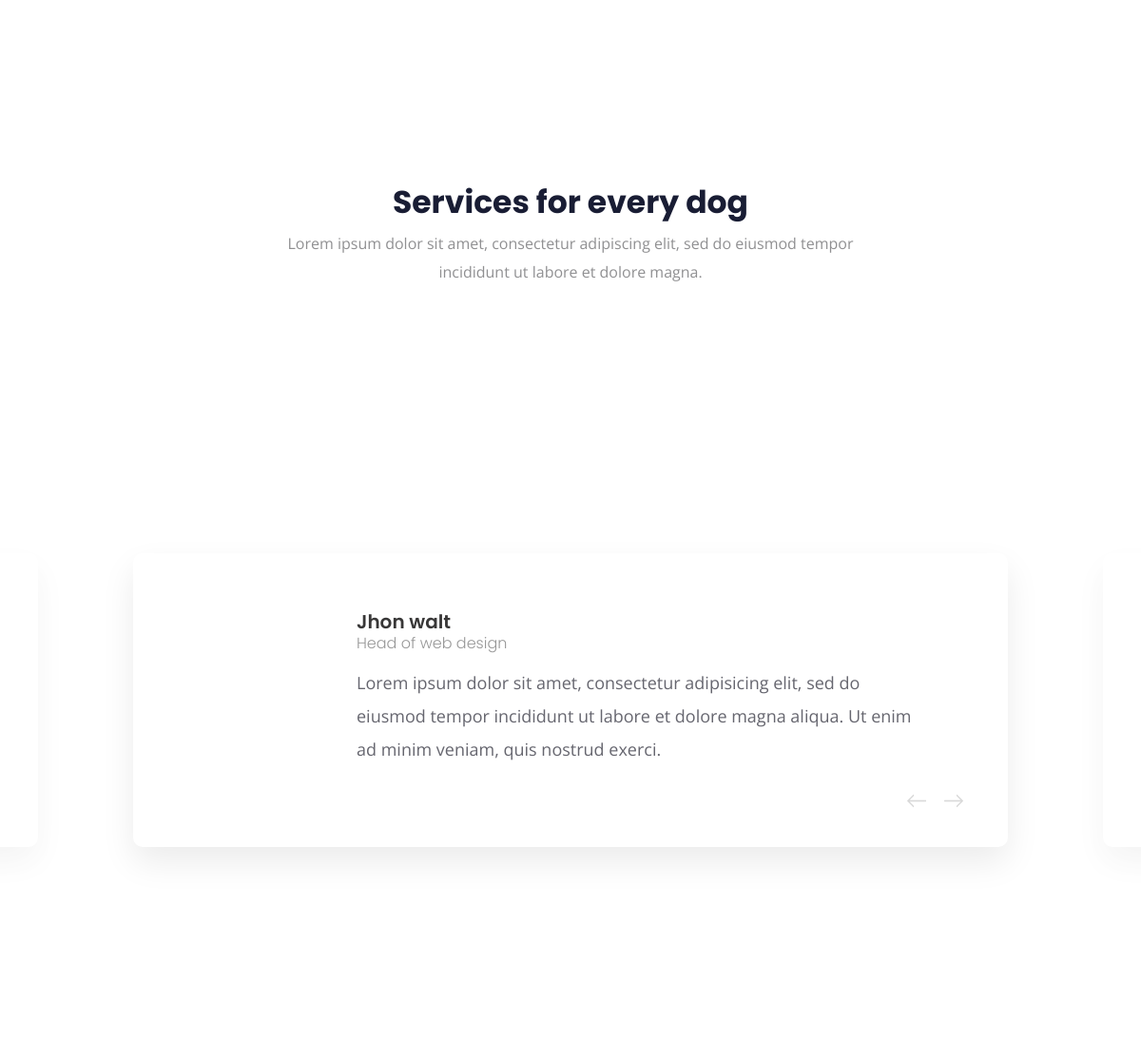
The app's page /service/ (middle part), older data.
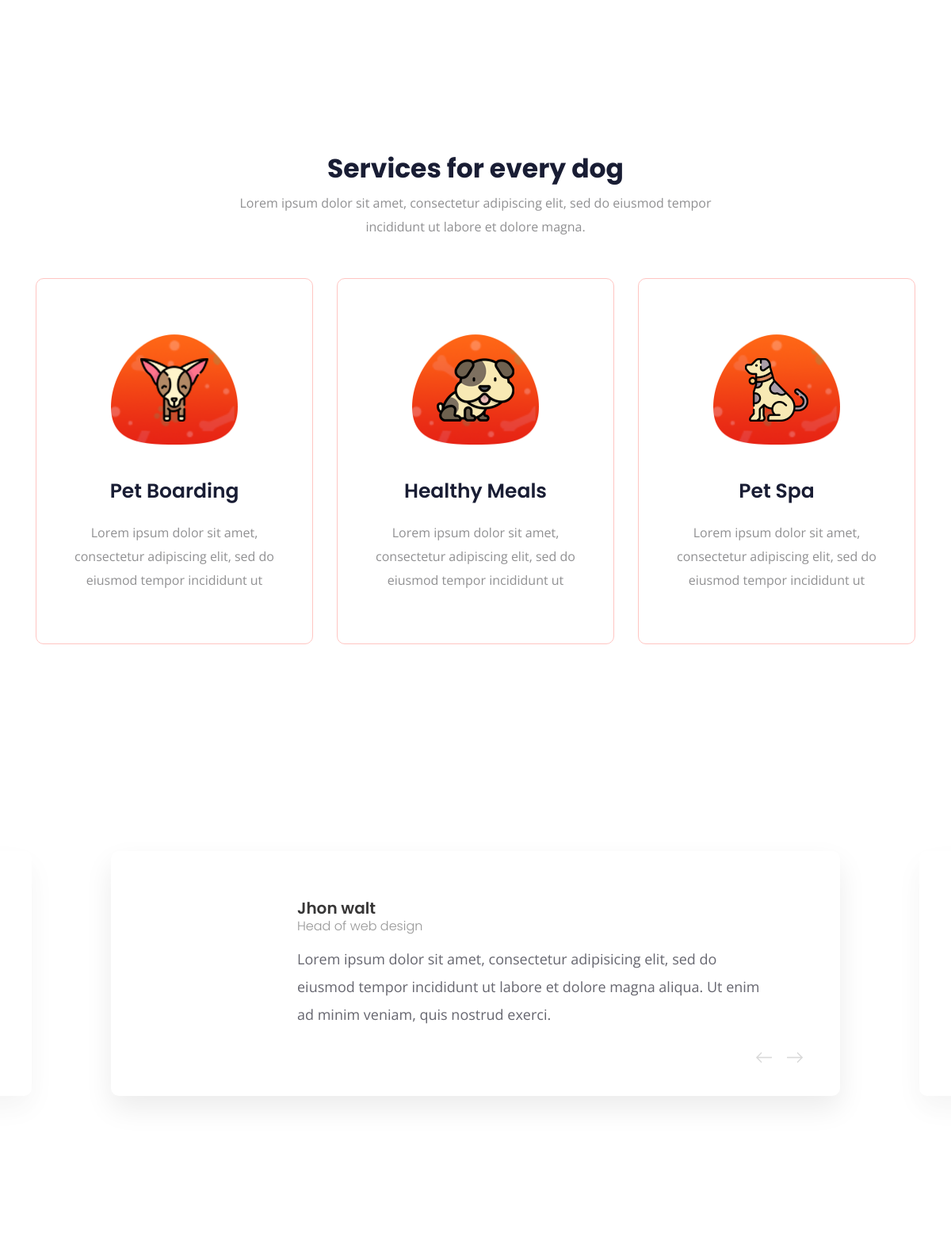
The same page, newer data.
### corm/models.py (models this page shows, shortened)
class Comment(models.Model):
    name = models.CharField(
        max_length=16,
        verbose_name='имя'
    )
    permission = models.CharField(
        max_length=32,
        verbose_name='должность'
    )
    title = models.CharField(
        max_length=256,
        verbose_name='описание'
    )
    image = models.ImageField(
        upload_to='index/',
        verbose_name='картинка'
    )
    category = models.ForeignKey(
        'Category',
        on_delete=models.CASCADE,
        verbose_name='категория'
    )
    is_published = models.BooleanField(
        default=True,
        verbose_name='публикация'
    )

class Product(models.Model):
    name = models.CharField(
        max_length=32,
        verbose_name='услуга',
        null=False
    )
    descr = models.CharField(
        max_length=256,
        verbose_name='описание',
        null=False,
    )
    category = models.ForeignKey(
        'Category',
        on_delete=models.CASCADE,
        verbose_name='категория'
    )
    image = models.ImageField(
        verbose_name='картинка'
    )
    class Meta:
        db_table = 'corm_products'
        verbose_name = 'product'
        verbose_name_plural = 'products'

### corm/views.py (the view, shortened to what this page needs)
# urls.py: path('service/', ServiceTemplateView.as_view(), name='services'),
class ServiceTemplateView(BaseMixin, TemplateView):
    template_name = 'main/service.html'
    def get_context_data(self, **kwargs):
        context = super(ServiceTemplateView, self).get_context_data()
        context['teams'] = Team.objects.all()
        context['com'] = Comment.objects.all()
        context['product'] = Product.objects.all()
        context.update(self.context)
        return context

### templates/main/service.html (shortened to what this page needs)
{% load static %}
<!doctype html>
<html class="no-js" lang="zxx">
<head>
    <link rel="stylesheet" href="{% static 'css/bootstrap.min.css' %}">
    <link rel="stylesheet" href="{% static 'css/owl.carousel.min.css' %}">
    <link rel="stylesheet" href="{% static 'css/magnific-popup.css' %}">
    <link rel="stylesheet" href="{% static 'css/font-awesome.min.css' %}">
    <link rel="stylesheet" href="{% static 'css/themify-icons.css' %}">
    <link rel="stylesheet" href="{% static 'css/nice-select.css' %}">
    <link rel="stylesheet" href="{% static 'css/flaticon.css' %}">
    <link rel="stylesheet" href="{% static 'css/gijgo.css' %}">
    <link rel="stylesheet" href="{% static 'css/animate.css' %}">
    <link rel="stylesheet" href="{% static 'css/slicknav.css' %}">
    <link rel="stylesheet" href="{% static 'css/style.css' %}">
</head>
<body>
    <div class="service_area">
        <div class="container">
            <div class="row justify-content-center ">
                <div class="col-lg-7 col-md-10">
                    <div class="section_title text-center mb-95">
                        <h3>Services for every dog</h3>
                        <p>Lorem ipsum dolor sit amet, consectetur adipiscing elit, sed do eiusmod tempor incididunt ut labore et dolore magna.</p>
                    </div>
                </div>
            </div>
            <div class="row justify-content-center">
                {% for prod in product %}
                <div class="col-lg-4 col-md-6">
                    <div class="single_service">
                         <div class="service_thumb service_icon_bg_1 d-flex align-items-center justify-content-center">
                             <div class="service_icon">
                                 <img src="{{ prod.image.url }}" alt="">
                             </div>
                         </div>
                         <div class="service_content text-center">
                            <h3>{{ prod.name }}</h3>
                            <p>{{ prod.descr }}</p>
                         </div>
                    </div>
                </div>
                {% endfor %}
            </div>
        </div>
    </div>
    <div class="testmonial_area">
        <div class="container">
            <div class="row justify-content-center">
                <div class="col-lg-10">
                    <div class="textmonial_active owl-carousel">
                        {% for comment in com %}
                        <div class="testmonial_wrap">
                            <div class="single_testmonial d-flex align-items-center">
                                <div class="test_thumb">
                                </div>
                                <div class="test_content">
                                    <h4>{{ comment.name }}</h4>
                                    <span>{{ comment.permission }}</span>
                                    <p>{{ comment.title }}</p>
                                </div>
                            </div>
                        </div>
                        {% endfor %}
                    </div>
                </div>
            </div>
        </div>
    </div>
    <div class="team_area">
    </div>
</body>
</html>

Row changes from the older to the newer data that the page shows:
added Product: image (picture), name "Pet Boarding", descr "Lorem ipsum dolor sit amet, consectetur adipiscing elit, sed do eiusmod tempor incididunt ut"
added Product: image (picture), name "Healthy Meals", descr "Lorem ipsum dolor sit amet, consectetur adipiscing elit, sed do eiusmod tempor incididunt ut"
added Product: image (picture), name "Pet Spa", descr "Lorem ipsum dolor sit amet, consectetur adipiscing elit, sed do eiusmod tempor incididunt ut"
